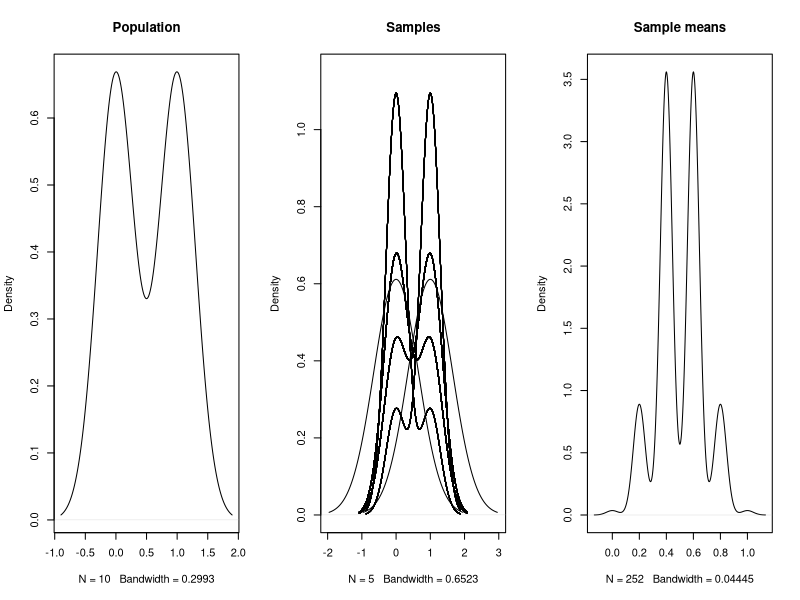
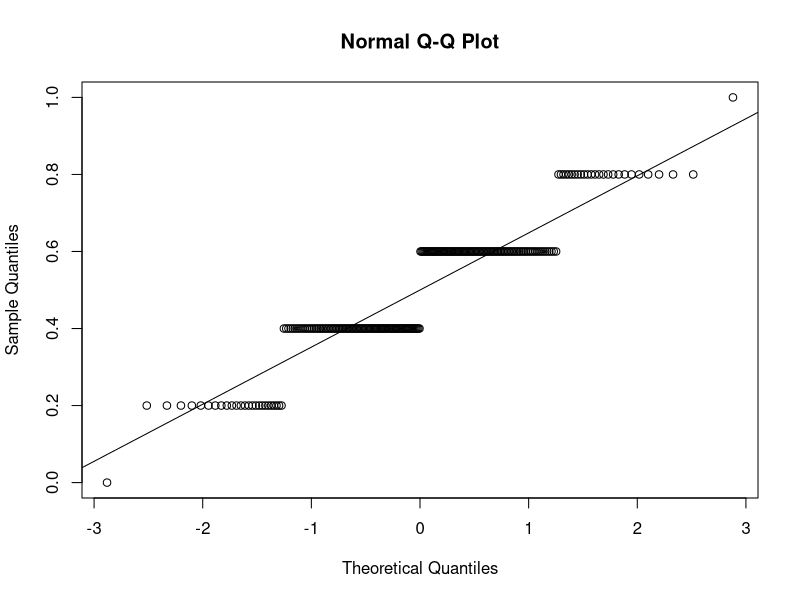
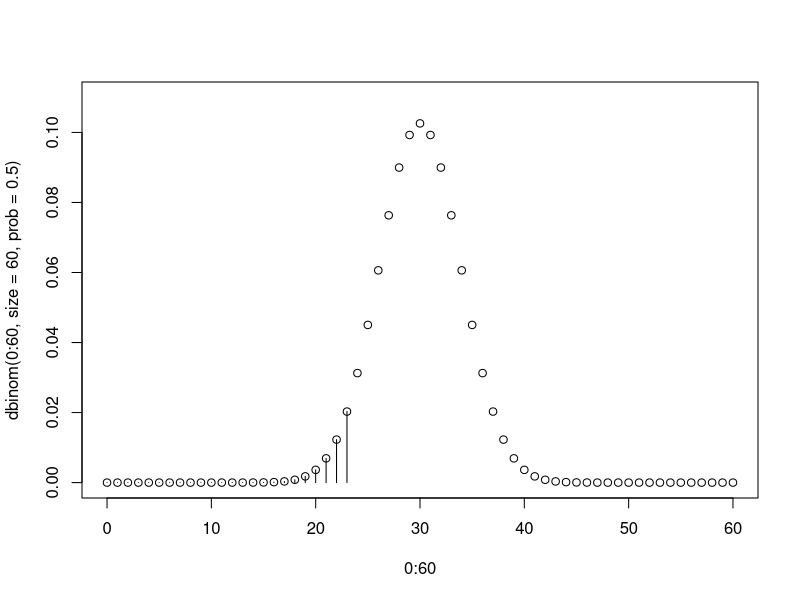
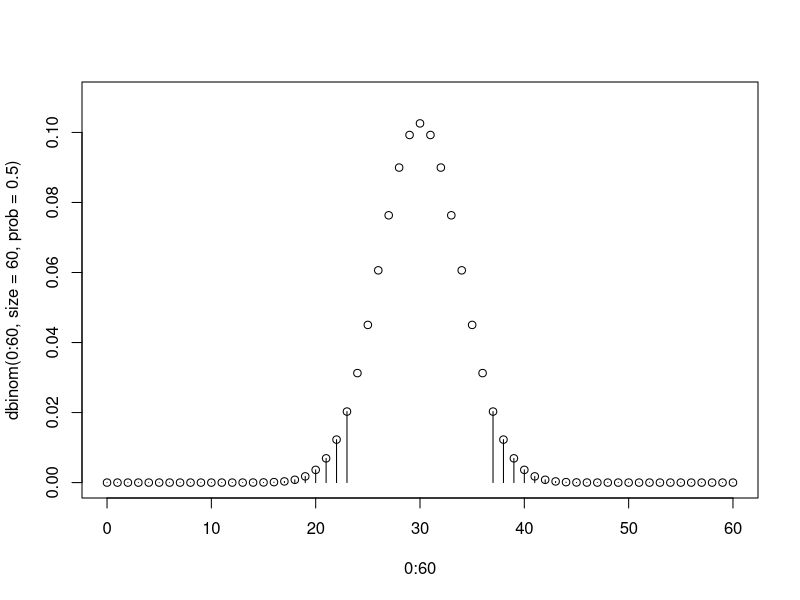
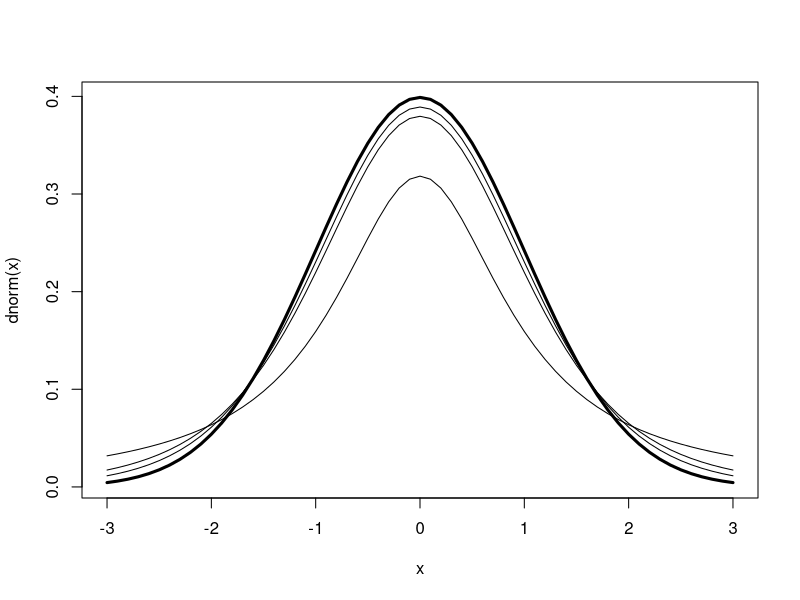

These charts were generated, in order, by the following R code:
# Figure 1
tiff(filename = "ch5.figure1.tiff", width = 2700, height = 1350, units = "px",
    res = 300)

pop = c(rep(0, 5), rep(1, 5)) 	
pop 					     
all.samps = combn(pop, 5) 	 

par(mfrow=c(1, 3)) 			
plot(density(pop),main="Population")	

plot(density(all.samps[, 1]), main="Samples", 
     xlim = c(-2, 3), ylim =c(0, 1.15)
) 	 

for (i in 2:252) { 
  lines(density(all.samps[, i])) 
} 

dist.samp.means = apply(all.samps, 2, mean) 

plot(density(dist.samp.means), main = "Sample means")
par(mfrow=c(1, 3)) 	

dev.off()

# Figure 2
tiff(filename = "ch5.figure2.tiff", width = 1600, height = 1350, units = "px",
    res = 300)

qqnorm(dist.samp.means) 
qqline(dist.samp.means) 

dev.off()

# Figure 3
tiff(filename = "ch5.figure3.tiff", width = 1600, height = 1350, units = "px",
    res = 300)
 
plot(0:60, dbinom(0:60, size=60, prob=0.5), ylim=c(0, 0.11)) 

segments(0:23, rep(0, 23), 0:23, dbinom(0:23, size = 60, prob = 0.5)) 

dev.off()

# Figure 4

tiff(filename = "ch5.figure4.tiff", width = 1600, height = 1350, units = "px",
    res = 300)

plot(0:60, dbinom(0:60, size = 60, prob = 0.5), ylim = c(0, 0.11)) 
segments(0:23, rep(0, 23), 0:23, dbinom(0:23, size = 60, prob = 0.5)) 
segments(37:60, rep(0, 23), 37:60, dbinom(37:60, 60, 0.5)) 

dev.off()

# Figure 5

tiff(filename = "ch5.figure5.tiff", width = 1600, height = 1350, units = "px",
    res = 300)

x = seq(from = -3, to = 3, by = 0.1)
plot(x, dnorm(x), xlim=c(-3, 3), lwd = 3, type = "l") 
 for (i in c(1, 5, 10)) {  
	lines(x, dt(x, df = i))	
}

dev.off()